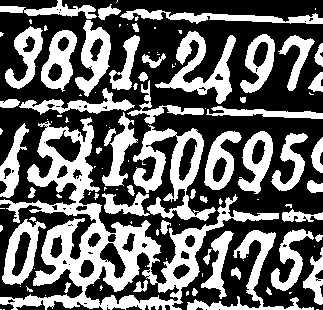

Write the Python code that produced this figure.
import cv2 as cv 
import matplotlib.pyplot as plt
import numpy as np
import random 

# -------------------------------------- #
# TASK 2 
# Read input img as grayscale
input2 = cv.imread("input2.png", cv.IMREAD_GRAYSCALE)  
height, width = input2.shape


# ----------------------Extract only area with a lot of noise then pre-processing it----------------------
# Blur
blur_noise = cv.medianBlur(input2, 7) 

# Threshold
th1 = cv.adaptiveThreshold(blur_noise, 255, cv.ADAPTIVE_THRESH_MEAN_C, cv.THRESH_BINARY, 11, 2)
ret, th2 = cv.threshold(th1, 0, 255, cv.THRESH_BINARY_INV)

img_lotNoise = th2[270:height, 260:width]  

# Pre-processing that region 
# Opening in vertical
kernel_noise1 = cv.getStructuringElement(cv.MORPH_RECT, (6, 1))
opening_noise1 = cv.morphologyEx(img_lotNoise, cv.MORPH_OPEN, kernel_noise1)

# Opening in horizonal
kernel_noise2 = cv.getStructuringElement(cv.MORPH_RECT, (3, 6))
opening_noise2 = cv.morphologyEx(opening_noise1, cv.MORPH_OPEN, kernel_noise2)

# Opening in cross 
kernel_noise3 = cv.getStructuringElement(cv.MORPH_CROSS, (1, 6))
opening_noise3 = cv.morphologyEx(opening_noise2, cv.MORPH_OPEN, kernel_noise3)

# Closing 
kernel_noise4 = np.ones((4, 3),np.uint8)
closing_noise = cv.morphologyEx(opening_noise3, cv.MORPH_CLOSE, kernel_noise4)

# -----------------------------------------------------------------------------------------------------

# ----------------------------------Pre-processing the original image----------------------------------
# Blur
blur = cv.medianBlur(input2, 7) 

# Otsu threshold
thresh = cv.threshold(blur, 0, 255, cv.THRESH_BINARY + cv.THRESH_OTSU)[1]

# Opening
kernel1 = cv.getStructuringElement(cv.MORPH_RECT, (4,3))
opening = cv.morphologyEx(thresh, cv.MORPH_OPEN, kernel1)

# Re-attacht that region with original 
ret, closing_noise = cv.threshold(closing_noise, 0, 255, cv.THRESH_BINARY_INV)
opening[270:height, 260:width] = closing_noise

# Display it
cv.imshow("After Cleaning Up", opening)

converted_img = cv.cvtColor(opening, cv.COLOR_GRAY2BGR)

opening = cv.fastNlMeansDenoisingColored(converted_img,None,50,50,10,50)
cv.imshow("After Denosing", opening)

# # ---------------------- Draw contours----------------------
# # Contour 
# img = cv.imread("input2.png")
# ret, thresh = cv.threshold(opening, 0, 255, cv.THRESH_BINARY_INV)
# # Detect contours
# contours, hie = cv.findContours(image=thresh, mode=cv.RETR_EXTERNAL, method=cv.CHAIN_APPROX_SIMPLE) 
# # Draw contours
# img_copy = img.copy() 

# # Get sum of h & w 
# count = 0  
# sum_h = 0 
# sum_w = 0 
# for cnt in contours:
#     x,y,w,h = cv.boundingRect(cnt) 
#     sum_h += h 
#     sum_w += w 
#     count += 1 

# # Get mean of h & w 
# mean_h = sum_h / count 
# mean_w = sum_w / count 

# for cnt in contours:
#     # Random color 
#     R = random.randint(0, 255)
#     G = random.randint(0, 255)
#     B = random.randint(0, 255)
#     x,y,w,h = cv.boundingRect(cnt)
#     if (h >= mean_h):
#         img_copy = cv.rectangle(img_copy,(x,y),(x+w,y+h),(0,255,0),2)
# cv.imwrite("output2.png", img_copy)
# cv.imshow("Drawed Contours Image", img_copy)

cv.waitKey(0)
cv.destroyAllWindows()
